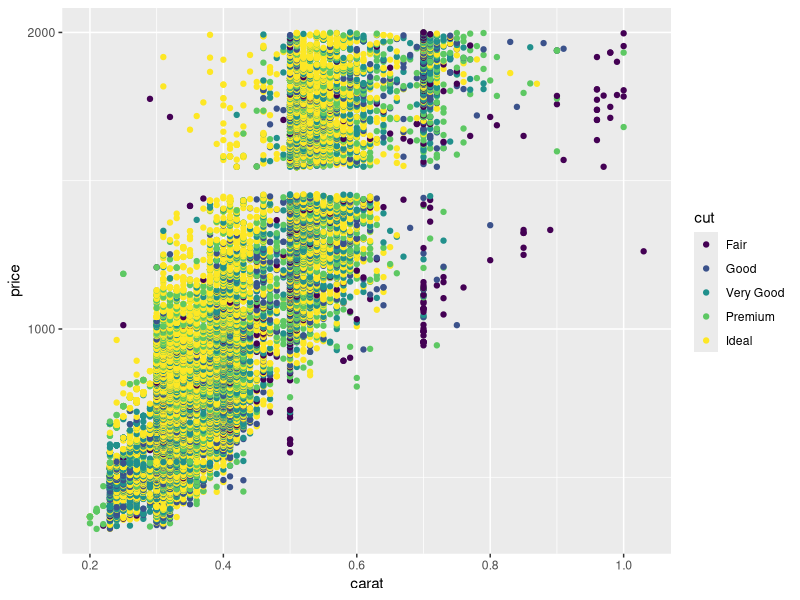
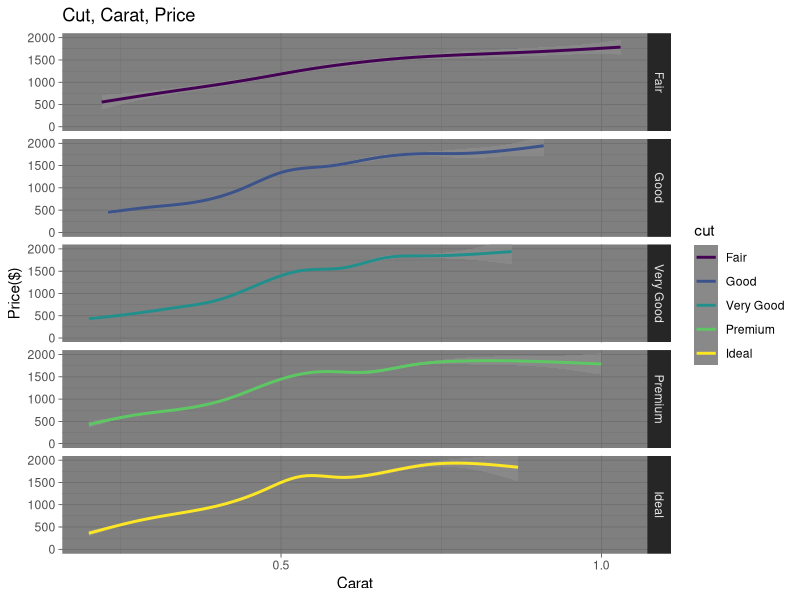

These figures' R source, in order:
## ---- chunk 1
library(ggplot2)
library(dplyr)
## ---- chunk 2


diamonds %>%
  filter(price <= 2000) %>%
ggplot(mapping = aes(x = carat, y = price)) +
  geom_point(aes(color = cut)) +
  scale_y_continuous(breaks = seq(0, 2000, by = 1000)) 

## ---- chunk 3
diamonds2 <- diamonds %>%
  filter(price <= 2000)


ggplot(data = diamonds2, aes(x = carat, y = price)) +
  #geom_point() +
  geom_smooth(aes(color = cut)) +
  facet_grid(cut ~ .) +
  scale_x_continuous(breaks = seq(0, 1, by = 0.5)) + 
  coord_cartesian(ylim = c(0,2000)) +
  labs(x = "Carat", 
       y = "Price($)", 
       fill = "Cut",
       title = "Cut, Carat, Price") +
  theme_dark()
  
